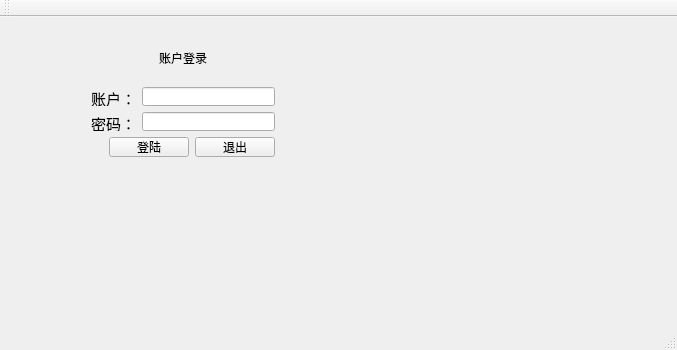
<?xml version="1.0" encoding="UTF-8"?>
<ui version="4.0">
 <class>MainWindow</class>
 <widget class="QMainWindow" name="MainWindow">
  <property name="geometry">
   <rect>
    <x>0</x>
    <y>0</y>
    <width>677</width>
    <height>350</height>
   </rect>
  </property>
  <property name="windowTitle">
   <string>MainWindow</string>
  </property>
  <widget class="QWidget" name="centralWidget">
   <widget class="QWidget" name="">
    <property name="geometry">
     <rect>
      <x>80</x>
      <y>20</y>
      <width>206</width>
      <height>130</height>
     </rect>
    </property>
    <layout class="QVBoxLayout" name="verticalLayout">
     <item>
      <layout class="QHBoxLayout" name="horizontalLayout_4">
       <item>
        <spacer name="horizontalSpacer_2">
         <property name="orientation">
          <enum>Qt::Horizontal</enum>
         </property>
         <property name="sizeHint" stdset="0">
          <size>
           <width>40</width>
           <height>20</height>
          </size>
         </property>
        </spacer>
       </item>
       <item>
        <widget class="QLabel" name="label_3">
         <property name="text">
          <string>账户登录</string>
         </property>
        </widget>
       </item>
       <item>
        <spacer name="horizontalSpacer_3">
         <property name="orientation">
          <enum>Qt::Horizontal</enum>
         </property>
         <property name="sizeHint" stdset="0">
          <size>
           <width>40</width>
           <height>20</height>
          </size>
         </property>
        </spacer>
       </item>
      </layout>
     </item>
     <item>
      <spacer name="horizontalSpacer_4">
       <property name="orientation">
        <enum>Qt::Horizontal</enum>
       </property>
       <property name="sizeHint" stdset="0">
        <size>
         <width>178</width>
         <height>13</height>
        </size>
       </property>
      </spacer>
     </item>
     <item>
      <layout class="QHBoxLayout" name="horizontalLayout_3">
       <item>
        <widget class="QLabel" name="label">
         <property name="text">
          <string>&lt;html&gt;&lt;head/&gt;&lt;body&gt;&lt;p&gt;&lt;span style=&quot; font-size:11pt;&quot;&gt;账户：&lt;/span&gt;&lt;/p&gt;&lt;/body&gt;&lt;/html&gt;</string>
         </property>
        </widget>
       </item>
       <item>
        <widget class="QLineEdit" name="userEdit"/>
       </item>
      </layout>
     </item>
     <item>
      <layout class="QHBoxLayout" name="horizontalLayout_2">
       <item>
        <widget class="QLabel" name="label_2">
         <property name="text">
          <string>&lt;html&gt;&lt;head/&gt;&lt;body&gt;&lt;p&gt;&lt;span style=&quot; font-size:11pt;&quot;&gt;密码：&lt;/span&gt;&lt;/p&gt;&lt;/body&gt;&lt;/html&gt;</string>
         </property>
        </widget>
       </item>
       <item>
        <widget class="QLineEdit" name="passwdEdit"/>
       </item>
      </layout>
     </item>
     <item>
      <layout class="QHBoxLayout" name="horizontalLayout">
       <item>
        <spacer name="horizontalSpacer">
         <property name="orientation">
          <enum>Qt::Horizontal</enum>
         </property>
         <property name="sizeHint" stdset="0">
          <size>
           <width>40</width>
           <height>20</height>
          </size>
         </property>
        </spacer>
       </item>
       <item>
        <widget class="QPushButton" name="loginButton">
         <property name="text">
          <string>登陆</string>
         </property>
        </widget>
       </item>
       <item>
        <widget class="QPushButton" name="pushButton_2">
         <property name="text">
          <string>退出</string>
         </property>
        </widget>
       </item>
      </layout>
     </item>
    </layout>
   </widget>
  </widget>
  <widget class="QMenuBar" name="menuBar">
   <property name="geometry">
    <rect>
     <x>0</x>
     <y>0</y>
     <width>677</width>
     <height>23</height>
    </rect>
   </property>
  </widget>
  <widget class="QToolBar" name="mainToolBar">
   <attribute name="toolBarArea">
    <enum>TopToolBarArea</enum>
   </attribute>
   <attribute name="toolBarBreak">
    <bool>false</bool>
   </attribute>
  </widget>
  <widget class="QStatusBar" name="statusBar"/>
 </widget>
 <layoutdefault spacing="6" margin="11"/>
 <resources/>
 <connections>
  <connection>
   <sender>pushButton_2</sender>
   <signal>clicked()</signal>
   <receiver>MainWindow</receiver>
   <slot>close()</slot>
   <hints>
    <hint type="sourcelabel">
     <x>235</x>
     <y>168</y>
    </hint>
    <hint type="destinationlabel">
     <x>678</x>
     <y>138</y>
    </hint>
   </hints>
  </connection>
 </connections>
</ui>
